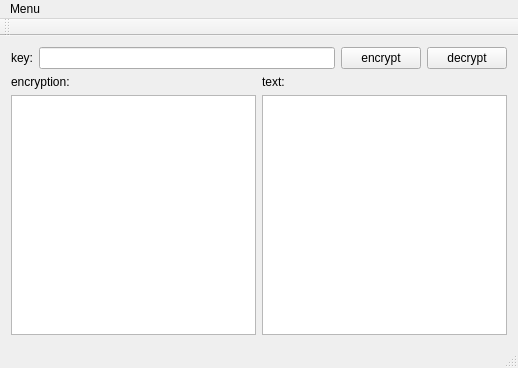
<?xml version="1.0" encoding="UTF-8"?>
<ui version="4.0">
 <class>MainWindow</class>
 <widget class="QMainWindow" name="MainWindow">
  <property name="geometry">
   <rect>
    <x>0</x>
    <y>0</y>
    <width>518</width>
    <height>368</height>
   </rect>
  </property>
  <property name="windowTitle">
   <string>Special Note</string>
  </property>
  <widget class="QWidget" name="centralWidget">
   <layout class="QVBoxLayout" name="verticalLayout_3">
    <item>
     <layout class="QHBoxLayout" name="horizontalLayout">
      <item>
       <widget class="QLabel" name="label_3">
        <property name="text">
         <string>key:</string>
        </property>
       </widget>
      </item>
      <item>
       <widget class="QLineEdit" name="key_field"/>
      </item>
      <item>
       <widget class="QPushButton" name="encrypt_btn">
        <property name="text">
         <string>encrypt</string>
        </property>
       </widget>
      </item>
      <item>
       <widget class="QPushButton" name="decrypt_btn">
        <property name="text">
         <string>decrypt</string>
        </property>
       </widget>
      </item>
     </layout>
    </item>
    <item>
     <layout class="QHBoxLayout" name="horizontalLayout_2">
      <item>
       <layout class="QVBoxLayout" name="verticalLayout">
        <item>
         <widget class="QLabel" name="label_2">
          <property name="text">
           <string>encryption:</string>
          </property>
         </widget>
        </item>
        <item>
         <widget class="QTextEdit" name="encryption_field">
          <property name="minimumSize">
           <size>
            <width>104</width>
            <height>71</height>
           </size>
          </property>
         </widget>
        </item>
       </layout>
      </item>
      <item>
       <layout class="QVBoxLayout" name="verticalLayout_2">
        <item>
         <widget class="QLabel" name="label">
          <property name="text">
           <string>text:</string>
          </property>
         </widget>
        </item>
        <item>
         <widget class="QTextEdit" name="text_field"/>
        </item>
       </layout>
      </item>
     </layout>
    </item>
   </layout>
  </widget>
  <widget class="QMenuBar" name="menuBar">
   <property name="geometry">
    <rect>
     <x>0</x>
     <y>0</y>
     <width>518</width>
     <height>21</height>
    </rect>
   </property>
   <widget class="QMenu" name="menuMenu">
    <property name="title">
     <string>Menu</string>
    </property>
    <addaction name="actionSave"/>
    <addaction name="actionOpen"/>
    <addaction name="actionOpen_decrypted_text"/>
    <addaction name="actionExit"/>
   </widget>
   <addaction name="menuMenu"/>
  </widget>
  <widget class="QToolBar" name="mainToolBar">
   <attribute name="toolBarArea">
    <enum>TopToolBarArea</enum>
   </attribute>
   <attribute name="toolBarBreak">
    <bool>false</bool>
   </attribute>
  </widget>
  <widget class="QStatusBar" name="statusBar"/>
  <action name="actionSave">
   <property name="text">
    <string>Save</string>
   </property>
  </action>
  <action name="actionOpen">
   <property name="text">
    <string>Open encrypted text</string>
   </property>
  </action>
  <action name="actionExit">
   <property name="text">
    <string>Exit</string>
   </property>
  </action>
  <action name="actionOpen_decrypted_text">
   <property name="text">
    <string>Open decrypted text</string>
   </property>
  </action>
 </widget>
 <layoutdefault spacing="6" margin="11"/>
 <resources/>
 <connections>
  <connection>
   <sender>actionExit</sender>
   <signal>triggered()</signal>
   <receiver>MainWindow</receiver>
   <slot>close()</slot>
   <hints>
    <hint type="sourcelabel">
     <x>-1</x>
     <y>-1</y>
    </hint>
    <hint type="destinationlabel">
     <x>258</x>
     <y>183</y>
    </hint>
   </hints>
  </connection>
 </connections>
</ui>
